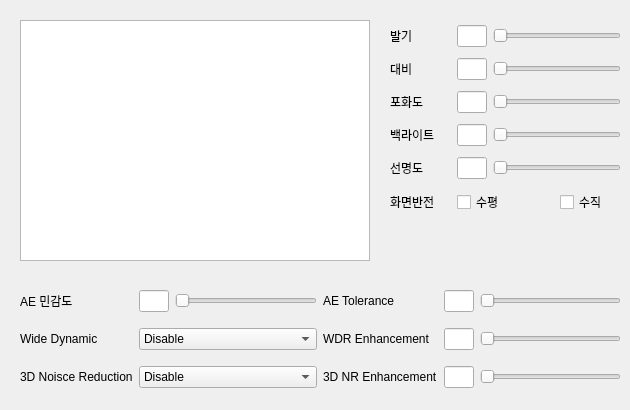
      <widget class="QWidget" name="media_video">
       <attribute name="title">
        <string>비디오</string>
       </attribute>
       <widget class="QWidget" name="gridLayoutWidget_7">
        <property name="geometry">
         <rect>
          <x>390</x>
          <y>20</y>
          <width>231</width>
          <height>201</height>
         </rect>
        </property>
        <layout class="QGridLayout" name="media_video_basic_grid">
         <item row="2" column="0">
          <widget class="QLabel" name="label_saturation">
           <property name="text">
            <string>포화도</string>
           </property>
          </widget>
         </item>
         <item row="0" column="0">
          <widget class="QLabel" name="label_brightness">
           <property name="text">
            <string>발기</string>
           </property>
          </widget>
         </item>
         <item row="1" column="2" colspan="2">
          <widget class="QSlider" name="contrast_slider">
           <property name="maximum">
            <number>100</number>
           </property>
           <property name="orientation">
            <enum>Qt::Horizontal</enum>
           </property>
          </widget>
         </item>
         <item row="5" column="3">
          <widget class="QCheckBox" name="vertical_flip">
           <property name="text">
            <string>수직</string>
           </property>
          </widget>
         </item>
         <item row="4" column="2" colspan="2">
          <widget class="QSlider" name="sharpness_slider">
           <property name="maximum">
            <number>100</number>
           </property>
           <property name="orientation">
            <enum>Qt::Horizontal</enum>
           </property>
          </widget>
         </item>
         <item row="2" column="2" colspan="2">
          <widget class="QSlider" name="saturation_slider">
           <property name="maximum">
            <number>100</number>
           </property>
           <property name="orientation">
            <enum>Qt::Horizontal</enum>
           </property>
          </widget>
         </item>
         <item row="3" column="2" colspan="2">
          <widget class="QSlider" name="backlight_slider">
           <property name="maximum">
            <number>100</number>
           </property>
           <property name="orientation">
            <enum>Qt::Horizontal</enum>
           </property>
          </widget>
         </item>
         <item row="1" column="0">
          <widget class="QLabel" name="label_contrast">
           <property name="text">
            <string>대비</string>
           </property>
          </widget>
         </item>
         <item row="4" column="0">
          <widget class="QLabel" name="label_sharpness">
           <property name="text">
            <string>선명도</string>
           </property>
          </widget>
         </item>
         <item row="3" column="0">
          <widget class="QLabel" name="label_backlight">
           <property name="text">
            <string>백라이트</string>
           </property>
          </widget>
         </item>
         <item row="5" column="0">
          <widget class="QLabel" name="label_flip">
           <property name="text">
            <string>화면반전</string>
           </property>
          </widget>
         </item>
         <item row="0" column="2" colspan="2">
          <widget class="QSlider" name="brightness_slider">
           <property name="mouseTracking">
            <bool>false</bool>
           </property>
           <property name="statusTip">
            <string/>
           </property>
           <property name="maximum">
            <number>100</number>
           </property>
           <property name="orientation">
            <enum>Qt::Horizontal</enum>
           </property>
           <property name="invertedAppearance">
            <bool>false</bool>
           </property>
           <property name="tickPosition">
            <enum>QSlider::NoTicks</enum>
           </property>
          </widget>
         </item>
         <item row="0" column="1">
          <widget class="QLineEdit" name="brightness">
           <property name="maximumSize">
            <size>
             <width>30</width>
             <height>16777215</height>
            </size>
           </property>
           <property name="alignment">
            <set>Qt::AlignCenter</set>
           </property>
          </widget>
         </item>
         <item row="1" column="1">
          <widget class="QLineEdit" name="contrast">
           <property name="maximumSize">
            <size>
             <width>30</width>
             <height>16777215</height>
            </size>
           </property>
           <property name="alignment">
            <set>Qt::AlignCenter</set>
           </property>
          </widget>
         </item>
         <item row="2" column="1">
          <widget class="QLineEdit" name="saturation">
           <property name="maximumSize">
            <size>
             <width>30</width>
             <height>16777215</height>
            </size>
           </property>
           <property name="alignment">
            <set>Qt::AlignCenter</set>
           </property>
          </widget>
         </item>
         <item row="3" column="1">
          <widget class="QLineEdit" name="backlight">
           <property name="maximumSize">
            <size>
             <width>30</width>
             <height>16777215</height>
            </size>
           </property>
           <property name="alignment">
            <set>Qt::AlignCenter</set>
           </property>
          </widget>
         </item>
         <item row="4" column="1">
          <widget class="QLineEdit" name="sharpness">
           <property name="maximumSize">
            <size>
             <width>30</width>
             <height>16777215</height>
            </size>
           </property>
           <property name="alignment">
            <set>Qt::AlignCenter</set>
           </property>
          </widget>
         </item>
         <item row="5" column="1" colspan="2">
          <widget class="QCheckBox" name="horizontal_flip">
           <property name="text">
            <string>수평</string>
           </property>
          </widget>
         </item>
        </layout>
       </widget>
       <widget class="QWidget" name="gridLayoutWidget_8">
        <property name="geometry">
         <rect>
          <x>20</x>
          <y>280</y>
          <width>601</width>
          <height>121</height>
         </rect>
        </property>
        <layout class="QGridLayout" name="media_status_advanced_grid">
         <item row="0" column="1">
          <widget class="QLineEdit" name="AE_sensitivity">
           <property name="maximumSize">
            <size>
             <width>30</width>
             <height>16777215</height>
            </size>
           </property>
           <property name="alignment">
            <set>Qt::AlignCenter</set>
           </property>
          </widget>
         </item>
         <item row="0" column="0">
          <widget class="QLabel" name="label_ae_sensitivity">
           <property name="text">
            <string>AE 민감도</string>
           </property>
          </widget>
         </item>
         <item row="0" column="4">
          <widget class="QLineEdit" name="AE_tolerance">
           <property name="maximumSize">
            <size>
             <width>30</width>
             <height>16777215</height>
            </size>
           </property>
           <property name="alignment">
            <set>Qt::AlignCenter</set>
           </property>
          </widget>
         </item>
         <item row="0" column="5">
          <widget class="QSlider" name="AE_tolerance_slider">
           <property name="maximum">
            <number>255</number>
           </property>
           <property name="orientation">
            <enum>Qt::Horizontal</enum>
           </property>
          </widget>
         </item>
         <item row="2" column="3">
          <widget class="QLabel" name="label_3dnr_enhancement">
           <property name="text">
            <string>3D NR Enhancement</string>
           </property>
          </widget>
         </item>
         <item row="0" column="2">
          <widget class="QSlider" name="AE_sensitivity_slider">
           <property name="maximum">
            <number>255</number>
           </property>
           <property name="orientation">
            <enum>Qt::Horizontal</enum>
           </property>
          </widget>
         </item>
         <item row="1" column="1" colspan="2">
          <widget class="QComboBox" name="wide_dynamic">
           <item>
            <property name="text">
             <string>Disable</string>
            </property>
           </item>
           <item>
            <property name="text">
             <string>Auto</string>
            </property>
           </item>
           <item>
            <property name="text">
             <string>Manual</string>
            </property>
           </item>
          </widget>
         </item>
         <item row="0" column="3">
          <widget class="QLabel" name="label_ae_tolerance">
           <property name="text">
            <string>AE Tolerance</string>
           </property>
          </widget>
         </item>
         <item row="2" column="5">
          <widget class="QSlider" name="noise_reduction_3d_enhancement_slider">
           <property name="maximum">
            <number>255</number>
           </property>
           <property name="orientation">
            <enum>Qt::Horizontal</enum>
           </property>
          </widget>
         </item>
         <item row="2" column="4">
          <widget class="QLineEdit" name="noise_reduction_3d_enhancement">
           <property name="maximumSize">
            <size>
             <width>30</width>
             <height>16777215</height>
            </size>
           </property>
           <property name="alignment">
            <set>Qt::AlignCenter</set>
           </property>
          </widget>
         </item>
         <item row="1" column="0">
          <widget class="QLabel" name="label_wide_dynamic">
           <property name="text">
            <string>Wide Dynamic</string>
           </property>
          </widget>
         </item>
         <item row="1" column="3">
          <widget class="QLabel" name="label_wdr_enhancement">
           <property name="text">
            <string>WDR Enhancement</string>
           </property>
          </widget>
         </item>
         <item row="1" column="4">
          <widget class="QLineEdit" name="wide_dynamic_enhancement">
           <property name="maximumSize">
            <size>
             <width>30</width>
             <height>16777215</height>
            </size>
           </property>
           <property name="alignment">
            <set>Qt::AlignCenter</set>
           </property>
          </widget>
         </item>
         <item row="1" column="5">
          <widget class="QSlider" name="wide_dynamic_enhancement_slider">
           <property name="maximum">
            <number>255</number>
           </property>
           <property name="orientation">
            <enum>Qt::Horizontal</enum>
           </property>
          </widget>
         </item>
         <item row="2" column="0">
          <widget class="QLabel" name="label_3dnr">
           <property name="text">
            <string>3D Noisce Reduction</string>
           </property>
          </widget>
         </item>
         <item row="2" column="1" colspan="2">
          <widget class="QComboBox" name="noise_reduction_3d">
           <item>
            <property name="text">
             <string>Disable</string>
            </property>
           </item>
           <item>
            <property name="text">
             <string>Auto</string>
            </property>
           </item>
           <item>
            <property name="text">
             <string>Manual</string>
            </property>
           </item>
          </widget>
         </item>
        </layout>
       </widget>
       <widget class="QGraphicsView" name="media_video_graphic_view">
        <property name="geometry">
         <rect>
          <x>20</x>
          <y>20</y>
          <width>350</width>
          <height>241</height>
         </rect>
        </property>
        <property name="cursor" stdset="0">
         <cursorShape>ArrowCursor</cursorShape>
        </property>
       </widget>
      </widget>
